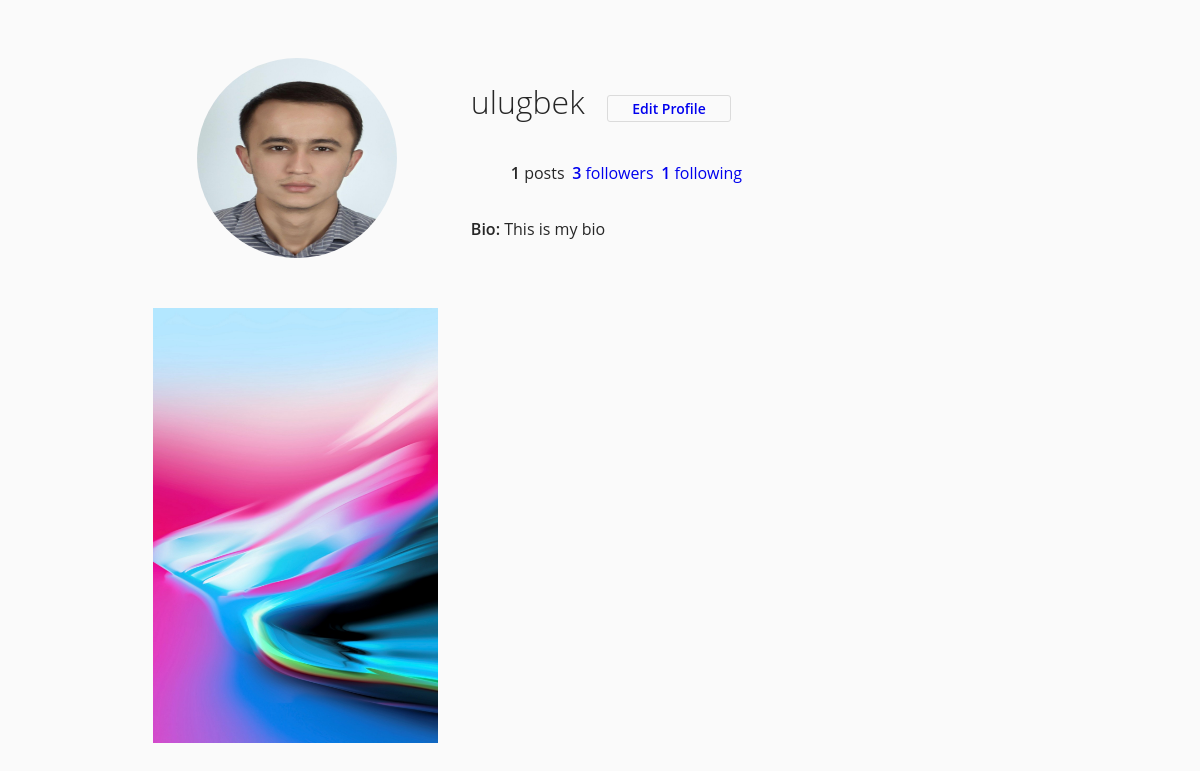
The page /profile/ulugbek/ (signed in) on the database its author committed.
### profiles/models.py (models this page shows, shortened)
class Profile(models.Model):
    user = models.OneToOneField(User, on_delete=models.CASCADE, related_name='profile')
    first_name = models.CharField(max_length=256)
    last_name = models.CharField(max_length=256)
    bio = models.CharField(max_length=128, blank=True, null=True)
    profile_pic = models.ImageField(upload_to= upload_directory_path, blank=True,null=True)
    created_date = models.DateTimeField(auto_now_add=True,blank=True,null=True)
    updated_date = models.DateTimeField(auto_now=True,blank=True,null=True)
    def __str__(self):
        return self.user.username

### post/models.py (models this page shows, shortened)
class Post(models.Model):
    user = models.ForeignKey(Profile, on_delete=models.CASCADE, related_name = 'post')
    image = models.ImageField(upload_to=upload_directory_path, blank=True, null=True)
    content = models.CharField(max_length=512, blank=True, null=True)
    description = models.CharField(max_length=512,blank=True,null=True)
    slug = models.SlugField(unique=True, default = generate_slug, blank=True,null=True)
    caption = models.CharField(max_length=512,blank=True,null=True)
    image_likes = models.ManyToManyField(Profile, related_name='likes',blank=True)
    created_date = models.DateTimeField(auto_now_add=True, blank=True,null=True)
    update_date = models.DateField(auto_now=True)

### profiles/views.py (the view)
# urls.py: path('<username>/', ProfileView.as_view(), name='profile'),
@method_decorator(login_required, name='dispatch')
class ProfileView(View):
    def get(self, request, *args, **kwargs):
        context = {}
        profile = self.get_queryset(*args, **kwargs)
        if profile is not None:
            post = self.get_post()
            print('profile',profile)
            following = self.get_following_count(profile)
            print('profile following',following)
            context['profile'] = profile
            context['posts'] = post
            context['following'] = following
            return render(request, 'blog/profile.html', context)
        return HttpResponse('Profile not found 404 Error')
    def get_queryset(self, *args, **kwargs):
        username = self.kwargs.get('username')
        profile = get_object_by_username(Profile, username = username)
        return profile
    def get_post(self):
        profile = self.get_queryset()
        post = Post.objects.filter(user = profile)
        return post
    def get_following_count(self, profile):
        count = get_count_object(Following, profile)
        return count

### project/utils/core.py (called while the page is built)
def get_object_by_username(instance, username):
    try:
        obj = instance.objects.get(user__username = username)
    except ObjectDoesNotExist:
        obj = None
    return obj

def get_count_object(instance, profile):
    try:
        following = instance.objects.get(user=profile)
        following = following.following.count()
    except ObjectDoesNotExist:
        following = 0
    return following

### profiles/templates/blog/profile.html (shortened to what this page needs)
{% load static %}
<link rel="stylesheet" href="{% static 'css/profile.css' %}">
<header>
	<div class="container">
		<div class="profile">
			<div class="profile-image">
				{% if profile.profile_pic %}
				<img src="{{ profile.profile_pic.url }}" width="200px" height="200px" alt="">
				{% else %}
				<img src="{% static 'images/user.jpg' %}" width="200px" height="200px">
				{% endif %}
			</div>
			<div class="profile-user-settings">
				<h1 class="profile-user-name">{{ profile.user.username }}</h1>
				<a href="{% url 'profile:edit-profile' username=profile.user.username %}"><button class="btn profile-edit-btn">Edit Profile</button></a>
			</div>
			<div class="profile-stats">
				<ul>
					<li><span class="profile-stat-count">{{ profile.post.count }}</span> posts</li>
					<a href="{% url 'follow:followers' username=profile.user.username %}"><li style="padding: 5px;"><span class="profile-stat-count"> {{profile.followers.count }}</span> followers</li></a>
					<a href="{% url 'follow:followings' username=profile.user.username %}"><li><span class="profile-stat-count">{{ following }}</span> following</li></a>
				</ul>
			</div>
			<div class="profile-bio">
        {% if profile.bio %}
        <p><span class="profile-real-name">Bio:</span>
          {{ profile.bio }}
        </p>
        {% endif %}
			</div>
		</div>
	</div>
</header>
<main>
	<div class="container">
		<div class="gallery">
      		{% for post in posts %}
			<div class="gallery-item" tabindex="0">
        <img src="{{ post.image.url }}" width="285px" height = "435px" class="gallery-images">
      </div>
      {% endfor %}
		</div>
	</div>
</main>

### profiles/static/css/profile.css (style rules this page uses)
*, *::before, *::after { box-sizing: border-box; }
img { display: block; }
.container { max-width: 93.5rem; margin: 0 auto; padding: 0 2rem; }
.btn { display: inline-block; font: inherit; background: none; border: none; color: inherit; padding: 0; cursor: pointer; }
.profile { padding: 5rem 0; }
.profile::after { content: ""; display: block; clear: both; }
.profile-image { float: left; width: calc(33.333% - 1rem); display: flex; justify-content: center; align-items: center; margin-right: 3rem; }
.profile-image img { border-radius: 50%; }
.profile-user-settings, .profile-stats, .profile-bio { float: left; width: calc(66.666% - 2rem); }
.profile-user-settings { margin-top: 1.1rem; }
.profile-user-name { display: inline-block; font-size: 3.2rem; font-weight: 300; }
.profile-edit-btn { font-size: 1.4rem; line-height: 1.8; border: 0.1rem solid #dbdbdb; border-radius: 0.3rem; padding: 0 2.4rem; margin-left: 2rem; }
.profile-stats { margin-top: 2.3rem; }
.profile-stats li { display: inline-block; font-size: 1.6rem; line-height: 1.5; margin-right: 4rem; cursor: pointer; }
.profile-stats li:last-of-type { margin-right: 0; }
.profile-bio { font-size: 1.6rem; font-weight: 400; line-height: 1.5; margin-top: 2.3rem; }
.profile-real-name, .profile-stat-count, .profile-edit-btn { font-weight: 600; }
.gallery { display: flex; flex-wrap: wrap; margin: -1rem -1rem; padding-bottom: 3rem; }
.gallery-item { position: relative; flex: 1 0 22rem; margin: 1rem; color: #fff; cursor: pointer; }

### rows shown on the page
Profile: profile_pic (picture), user.username "ulugbek", post.count "1", followers.count "3", bio "This is my bio"
Post: image (picture)

### other values the page prints
{{ following }} "1"
